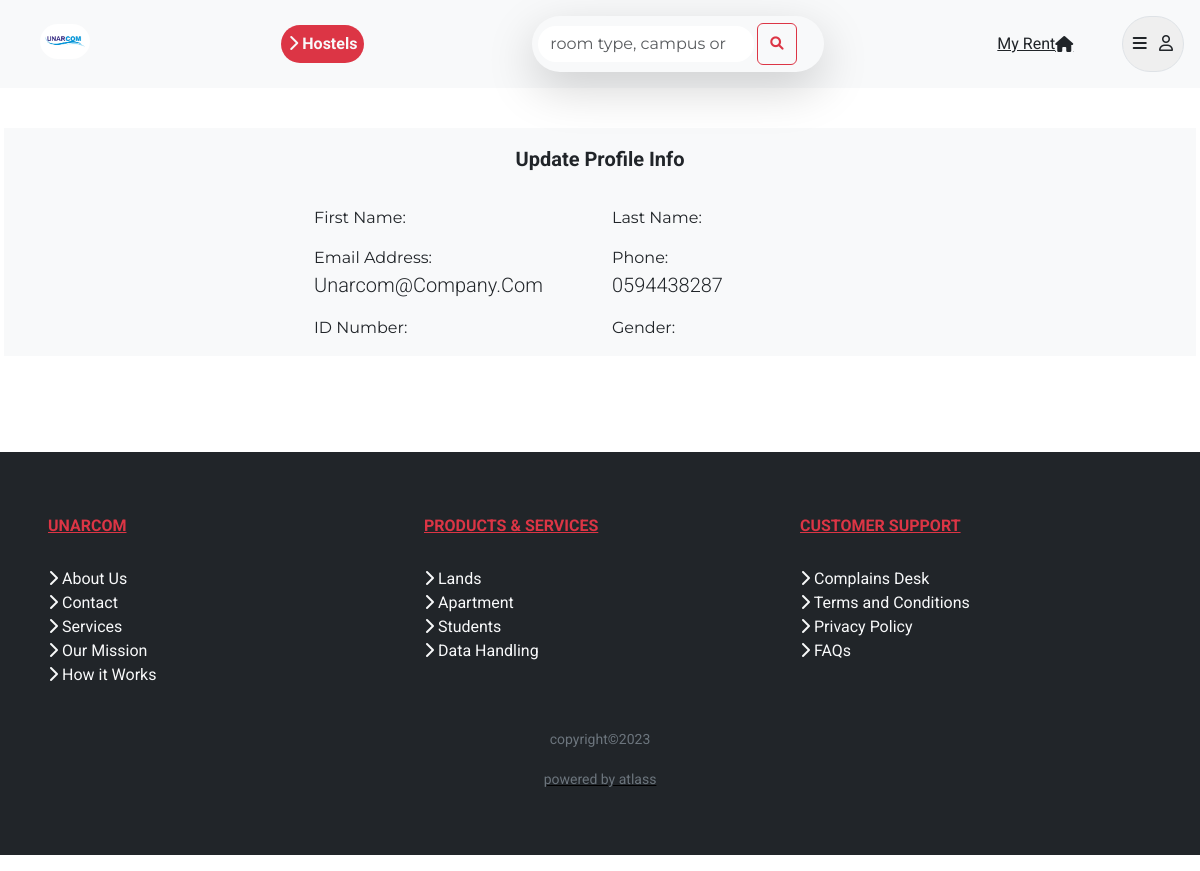
The page /users/profile/ (signed in) on the database as committed earlier.
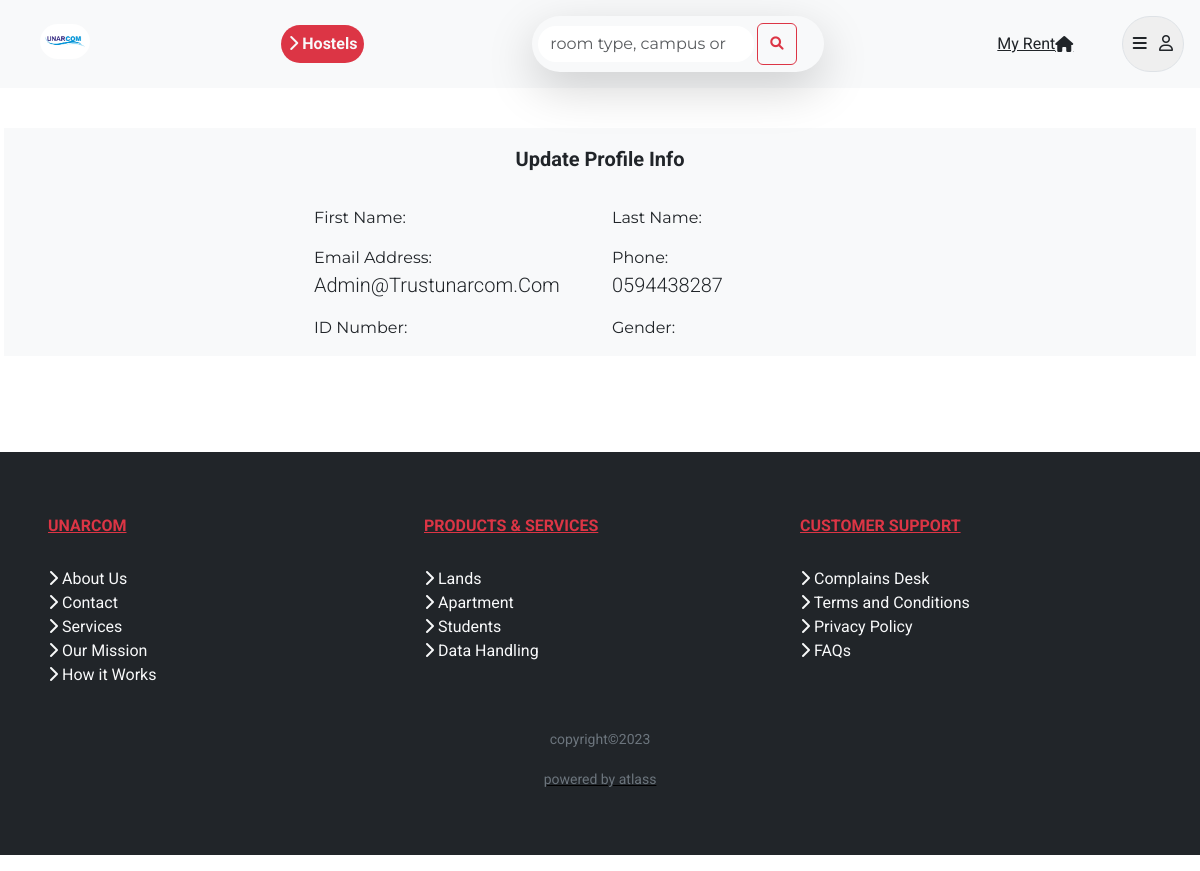
The same page on the database as committed later.
### users/models.py (models this page shows, shortened)
class RoomUser(AbstractBaseUser):
	email = models.EmailField(unique=True)
	first_name = models.CharField(max_length=100)
	last_name = models.CharField(max_length=100)
	ghana_card_number = models.CharField(max_length=50)
	telephone = models.CharField(help_text='0597856551', max_length=20)
	gender = models.CharField(max_length=10, choices=SEX)
	your_emmergency_contact = models.CharField(help_text='0597856551', max_length=20)
	name_of_emmergency_contact = models.CharField('His/Her Name', max_length=50)
	has_a_hostel = models.BooleanField(verbose_name='Do you own a hostel?', default=False)
	is_staff = models.BooleanField(default=False)
	is_active = models.BooleanField(default=True)
	is_admin = models.BooleanField(default=False)
	date_joined = models.DateTimeField(default=timezone.now)
	USERNAME_FIELD = 'email'
	REQUIRED_FIELDS = 	['telephone']
	objects = CustomManager()
	@property
	def is_staff(self):
		return self.is_admin

### users/views.py (the view)
# urls.py: path('profile/', views.profile, name='profile'),
@login_required
def profile(request):
    return render(request, 'users/profile.html')

### users/templates/users/profile.html (shortened to what this page needs)
{% extends 'hostels/base.html' %}
{% load static %}
{% load crispy_forms_tags %}
{% block content %}
<section class="user">
    <div class="container5">
        <div class="row d-flex justify-content-center bg-light">
            <div class="col-sm-12 col-md-12 col-lg-6">
                <p class="lead text-center p-3 text-dark fw-bold">Update Profile Info</p>
                <div class="row">
                    <div class="col-sm-6 col-md-6 col-lg-6">
                        <label>First Name:</label><br>
                    </div>
                    <div class="col-sm-6 col-md-6 col-lg-6">
                        <label>Last Name:</label><br>
                    </div>
                    <div class="col-sm-6 col-md-6 col-lg-6">
                        <label>Email Address:</label><br>
                        <p class="lead text-capitalize text-dark">{{user.email}}</p>
                    </div>
                    <div class="col-sm-6 col-md-6 col-lg-6">
                        <label>Phone:</label><br>
                        <p class="lead text-capitalize text-dark">{{user.telephone}}</p>
                    </div>
                    <div class="col-sm-6 col-md-6 col-lg-6">
                        <label>ID Number:</label><br>
                    </div>
                    <div class="col-sm-6 col-md-6 col-lg-6">
                        <label>Gender:</label><br>
                    </div>
                </div>
            </div>
        </div>
    </div>
</section>
{% endblock %}

Rows that differ between the two databases and show on the page:
changed RoomUser: email "Unarcom@company.com" → "Admin@trustunarcom.com"
